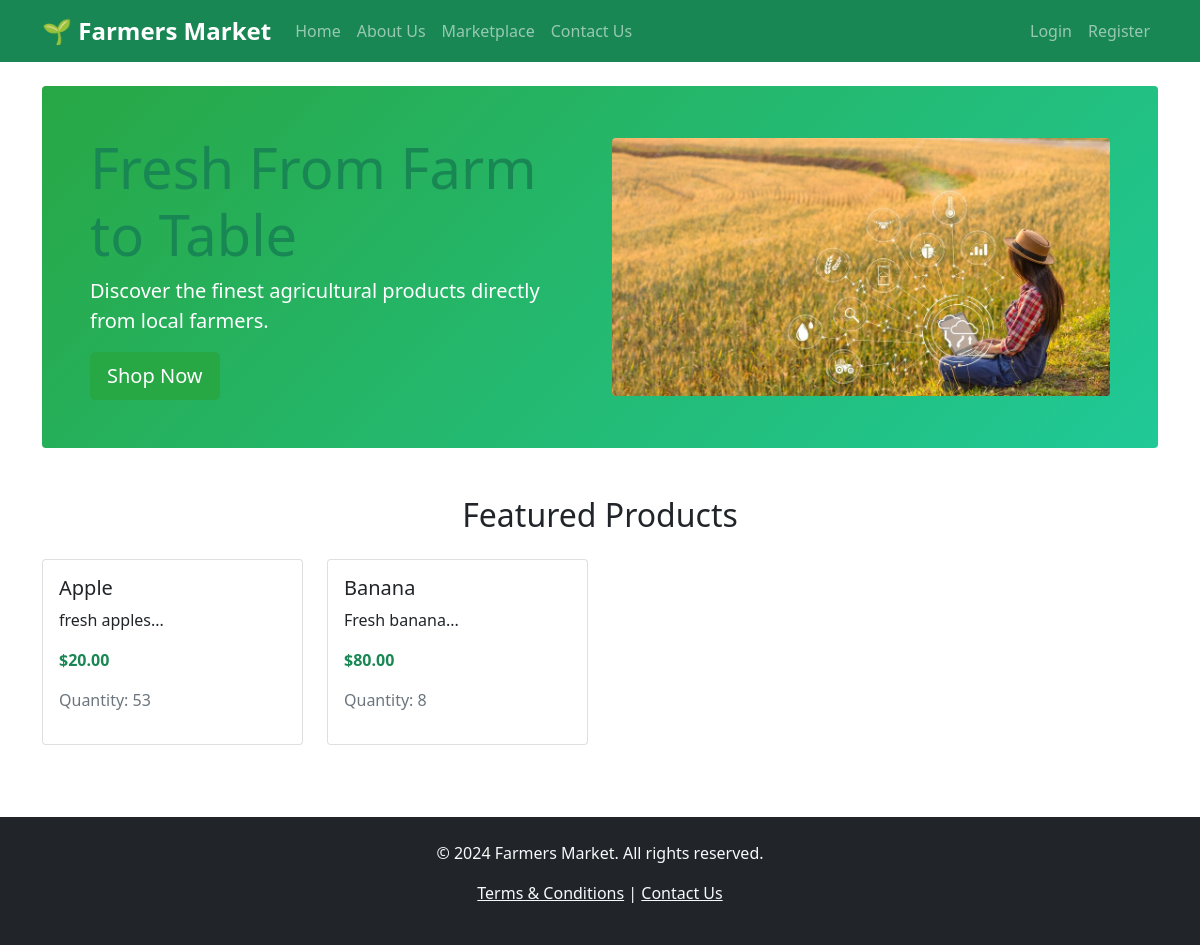
The page / on the database its author committed.
### app.py (models this page shows)
class Product(db.Model):
    id = db.Column(db.Integer, primary_key=True)
    name = db.Column(db.String(100), nullable=False)
    description = db.Column(db.Text)
    price = db.Column(db.Float, nullable=False)
    quantity = db.Column(db.Integer, nullable=False)
    category = db.Column(db.String(50))
    image_url = db.Column(db.String(200))
    farmer_id = db.Column(db.Integer, db.ForeignKey('user.id'), nullable=False)
    created_at = db.Column(db.DateTime, default=datetime.utcnow)

### app.py (the view)
@app.route('/')
def index():
    products = Product.query.filter(Product.quantity > 0).limit(8).all()
    return render_template('index.html', products=products)

### templates/index.html (shortened to what this page needs)
{% extends "base.html" %}
{% block content %}
<div class="hero-section bg-light rounded p-5 mb-5">
    <div class="row align-items-center">
        <div class="col-md-6">
            <h1 class="display-4 text-success">Fresh From Farm to Table</h1>
            <p class="lead">Discover the finest agricultural products directly from local farmers.</p>
            <a href="{{ url_for('marketplace') }}" class="btn btn-success btn-lg">Shop Now</a>
        </div>
        <div class="col-md-6">
            <img src="{{ url_for('static', filename='images/farm-hero.jpg') }}" alt="Farm Products" class="img-fluid rounded">
        </div>
    </div>
</div>
<div class="featured-products mb-5">
    <h2 class="text-center mb-4">Featured Products</h2>
    <div class="row">
        {% for product in products %}
        <div class="col-md-3 mb-4">
            <div class="card h-100">
                <div class="card-body">
                    <h5 class="card-title">{{ product.name }}</h5>
                    <p class="card-text">{{ product.description[:100] }}...</p>
                    <p class="text-success fw-bold">${{ "%.2f"|format(product.price) }}</p>
                    <p class="text-muted">Quantity: {{ product.quantity }}</p>
                </div>
            </div>
        </div>
        {% endfor %}
    </div>
</div>
{% endblock %}

### static/css/style.css (style rules this page uses)
.hero-section { background: linear-gradient(135deg, #28a745 0%, #20c997 100%); color: white; }
.card { transition: transform 0.2s; }
.btn-success { background-color: #28a745; border-color: #28a745; }

### rows shown on the page
Product: name "Apple", description "fresh apples", price "20.00", quantity "53"
Product: name "Banana", description "Fresh banana", price "80.00", quantity "8"
